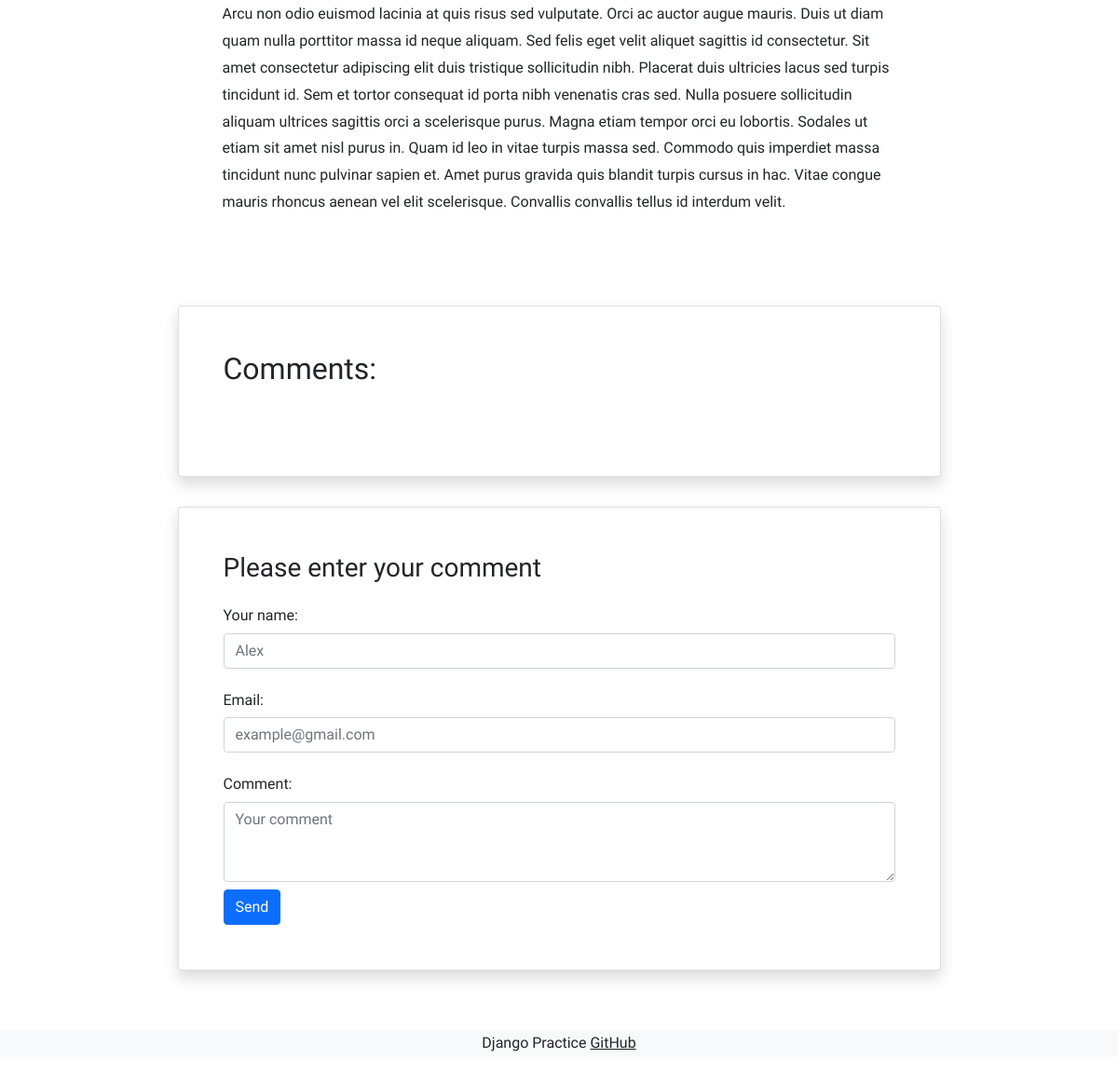
/books/1/ (lower part), run on an earlier commit of the app's database.
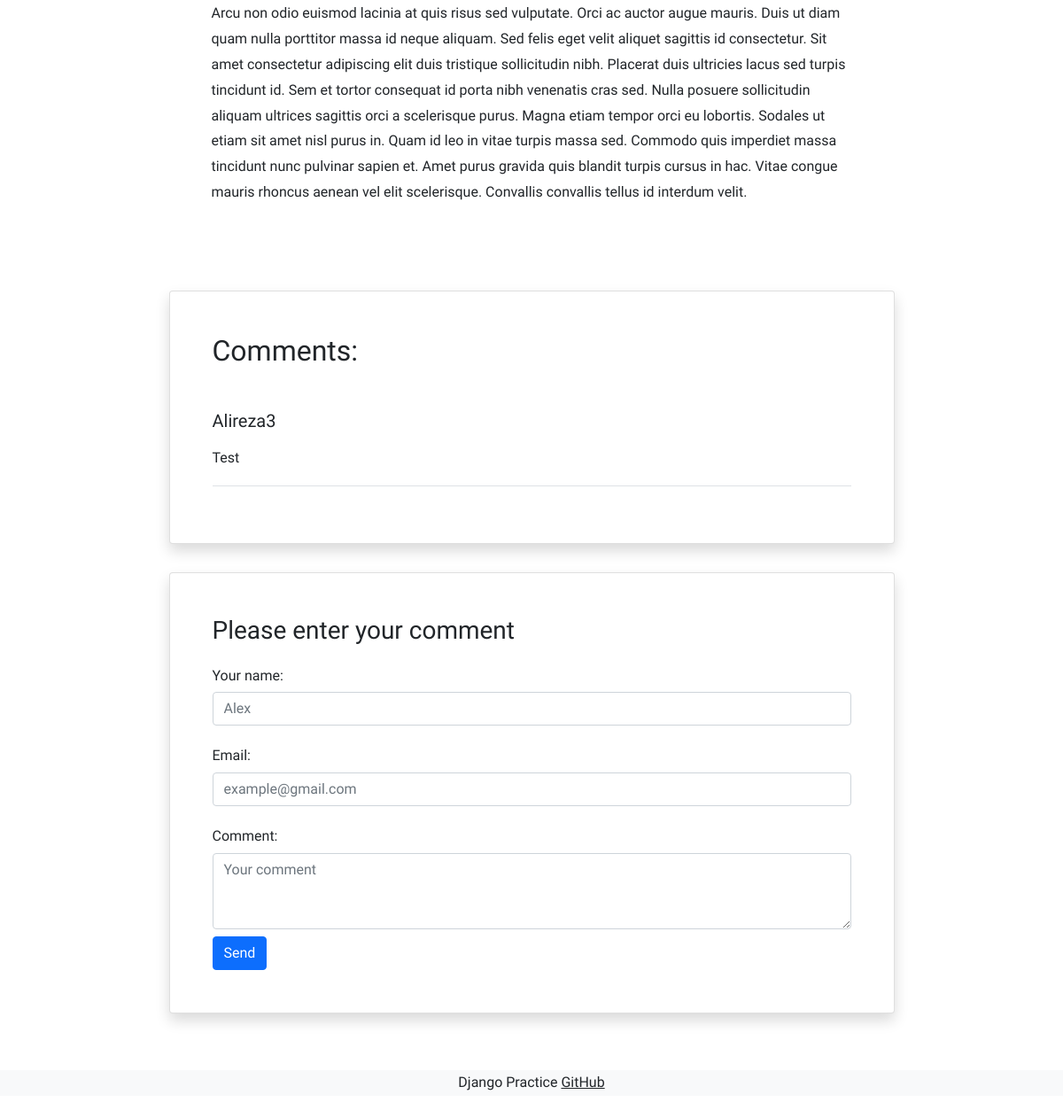
And on a later commit of the database.
### books/models.py (models this page shows, shortened)
class Comment(models.Model):
    user = models.ForeignKey(get_user_model(), on_delete=models.CASCADE)
    book = models.ForeignKey(Book, on_delete=models.CASCADE, related_name='comments')
    text = models.TextField()
    datetime_created = models.DateTimeField(auto_now_add=True)

### accounts/models.py (models this page shows)
class CustomUser(AbstractUser):
    age = models.PositiveIntegerField(null=True, blank=True)

### books/views.py (the view)
# urls.py: path('<int:pk>/', book_detail_view, name='book_detail'),
def book_detail_view(request, pk):
    book = get_object_or_404(Book, pk=pk)
    book_comments = book.comments.all()
    return render(request, 'books/book_detail.html', {'book': book, 'comments': book_comments})

### books/templates/books/book_detail.html (shortened to what this page needs)
{% extends '_base.html' %}
{% block content %}
<div class="container mt-5">
  <div class="">
      <div class="">
          <div class="d-flex justify-content-center">
              <div class="my-3 p-5 w-sm-75 w-100">
                {{ book.description|linebreaks }}
              </div>
          </div>
          <div class="d-flex justify-content-center">
              <div class="card shadow my-3 p-5 w-sm-75 w-100">
                  <h2 class="mb-5">Comments:</h2>
                  {% for comment in comments %}
                      <div class="border-bottom mb-3">
                          <h5 class="mb-3">{{ comment.user.username }}</h5>
                          <p>{{ comment.text|linebreaks }}</p>
                      </div>
                  {% endfor %}
              </div>
          </div>
          <div class="d-flex justify-content-center">
              <div class="card shadow my-3 p-5 w-sm-75 w-100">
                  <h3>Please enter your comment</h3>
                  <form method="POST">
                      <div class="form-group py-2">
                          <label class="py-1" for="author_name">Your name:</label>
                          <input type="text" class="form-control" placeholder="Alex" name="author_name">
                      </div>
                      <div class="form-group py-2">
                          <label class="py-1" for="email">Email:</label>
                          <input type="email" class="form-control" placeholder="example@gmail.com" name="email">
                      </div>
                      <div class="form-group py-2">
                          <label class="py-1" for="comment_text">Comment:</label>
                          <textarea class="form-control" name="text" rows="3"
                                    placeholder="Your comment"></textarea>
                      </div>
                      <button type="submit" class="btn btn-primary">Send</button>
                  </form>
              </div>
          </div>
      </div>
  </div>
</div>
{% endblock %}

What changed in the data, as far as the page shows it:
added Comment: user.username "Alireza3", text "Test"
